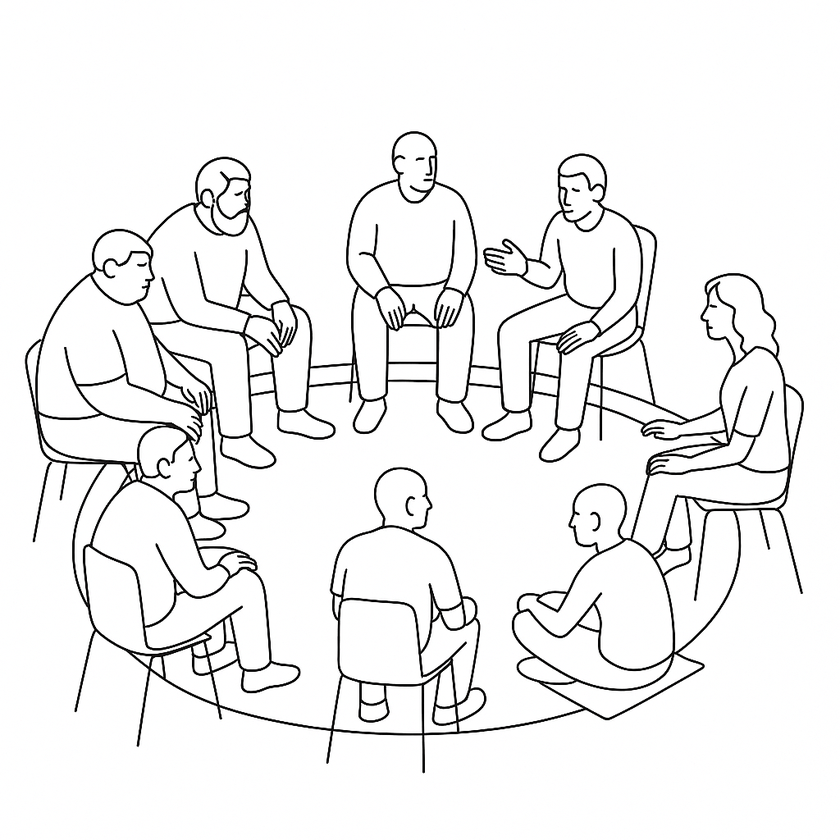
#> input picture assets/images/Discussion autour du tapis rectangulaire.png, 840 x 840 px, shrunk from 1024 x 1024 before the run
$ python detourage.py
#> lines starting #> are read from the running program, lines starting #| are printed output that depends on the picture; after the words box and inside, x2 and y2 are one past the last pixel; in counts of white or black regions, pixels touching at a corner belong together
# remove_white_bg.py
from PIL import Image, ImageFilter
import numpy as np
from collections import deque
import os

def remove_white_bg(input_path, output_path,
                    tolerance=15,         # distance à 255 pour considérer "blanc"
                    chroma_tolerance=40,  # dispersion max des canaux (évite de prendre du beige)
                    blur_radius=1.5):     # plume de l’alpha
    """
    Supprime le fond blanc connecté aux bords et exporte en PNG transparent.
    """
#> called with output_path = 'fond_pour_cercle.png', tolerance = 18, chroma_tolerance = 60, blur_radius = 1.2
    im = Image.open(input_path).convert("RGB")
#> im is the input picture: PIL image 840x840 RGB; mean R, G, B 240.7, 240.7, 240.7
    arr = np.array(im, dtype=np.uint8)
    h, w, _ = arr.shape
#> h = 840; w = 840

    # Pixels "presque blancs"
    maxc = arr.max(axis=2).astype(np.int16)
    minc = arr.min(axis=2).astype(np.int16)
    spread = (maxc - minc)
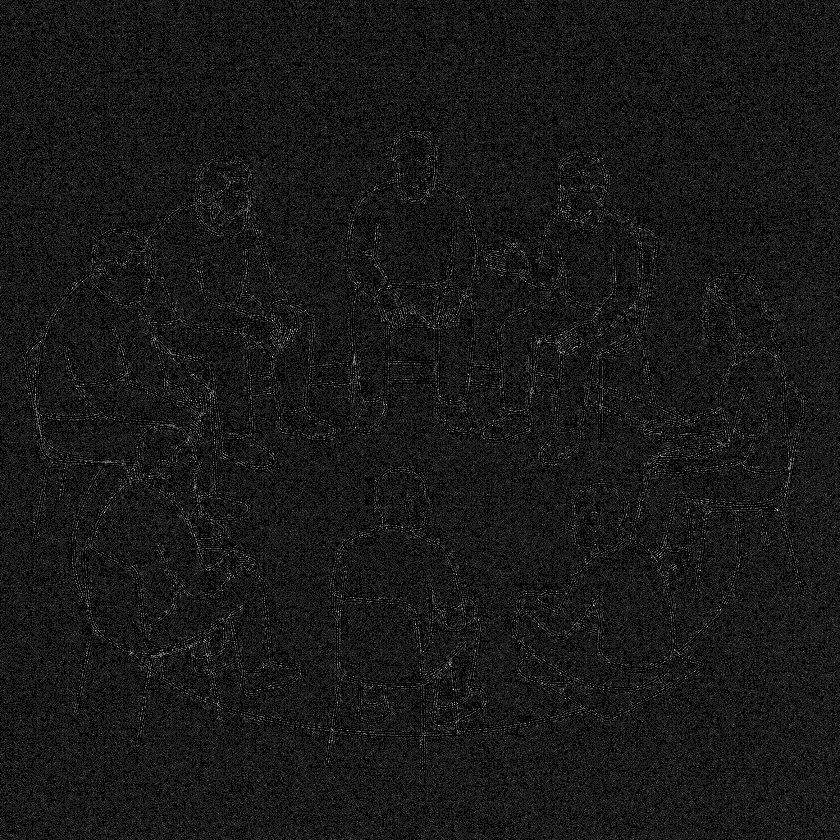
#> spread: shape (840, 840) int16; min 0, max 8, mean 0.647; drawn with min black and max white
    near_white = (minc >= (255 - tolerance)) & (spread <= chroma_tolerance)
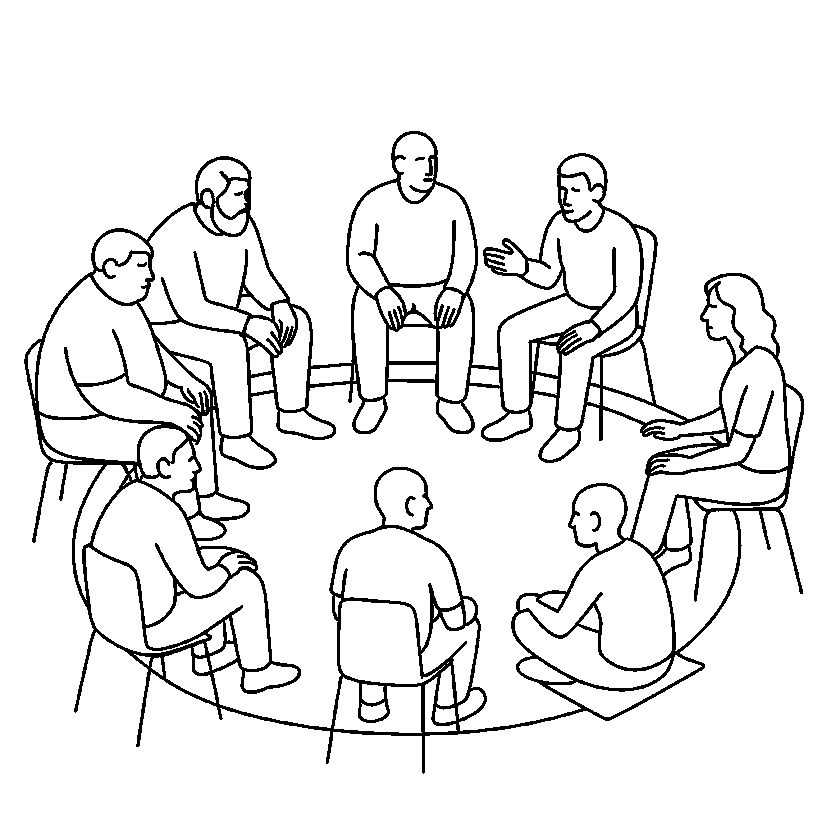
#> near_white: shape (840, 840) bool; 92.3% white; 6 black regions, box (x1, y1, x2, y2) and area: (24, 131, 804, 774) 54309, (590, 511, 601, 532) 94, (405, 496, 416, 517) 91, (137, 262, 147, 267) 32, (571, 187, 580, 192) 29, (415, 157, 425, 161) 28

    # Flood-fill depuis les bords uniquement à travers "presque blanc"
    bg = np.zeros((h, w), dtype=bool)
    q = deque()
    for x in range(w):
        if near_white[0, x]: q.append((0, x))
        if near_white[h-1, x]: q.append((h-1, x))
    for y in range(h):
        if near_white[y, 0]: q.append((y, 0))
        if near_white[y, w-1]: q.append((y, w-1))

    while q:
        y, x = q.popleft()
        if bg[y, x]: continue
        bg[y, x] = True
        if y>0   and near_white[y-1,x] and not bg[y-1,x]: q.append((y-1,x))
        if y<h-1 and near_white[y+1,x] and not bg[y+1,x]: q.append((y+1,x))
        if x>0   and near_white[y,x-1] and not bg[y,x-1]: q.append((y,x-1))
        if x<w-1 and near_white[y,x+1] and not bg[y,x+1]: q.append((y,x+1))
#> this loop made 769485 passes
#> (y, x) on passes 1 to 3: (0, 0), (839, 0), (0, 1)
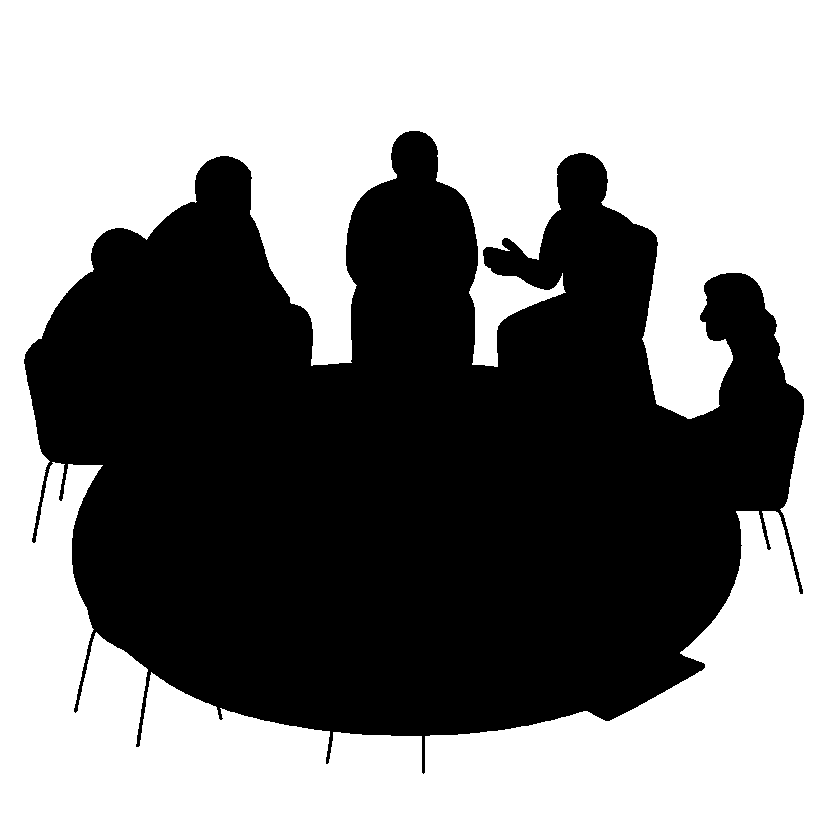
#> bg: shape (840, 840) bool; 54.6% white; 1 black region, box (x1, y1, x2, y2) and area: (24, 131, 804, 774) 320264

    # Alpha = inversion d’un flou du masque de fond (bords doux)
    bg_img = Image.fromarray((bg.astype(np.uint8)*255), mode="L")
    if blur_radius>0:
        bg_img = bg_img.filter(ImageFilter.GaussianBlur(radius=blur_radius))
    alpha = Image.eval(bg_img, lambda v: 255 - v)
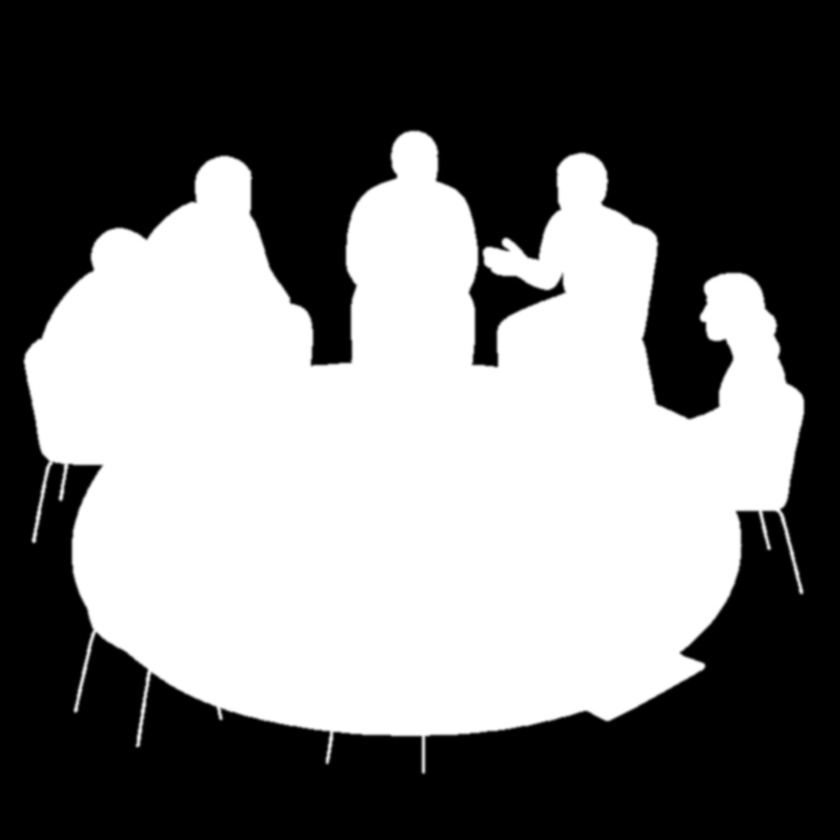
#> alpha: PIL image 840x840 L; min 0, max 255, mean 115.7

    out = im.convert("RGBA")
    out.putalpha(alpha)
    os.makedirs(os.path.dirname(output_path) or ".", exist_ok=True)
    out.save(output_path, compress_level=6)

if __name__ == "__main__":
    # Exemple d'utilisation
    remove_white_bg("Discussion autour du tapis rectangulaire.png", "fond_pour_cercle.png", tolerance=18, chroma_tolerance=60, blur_radius=1.2)
